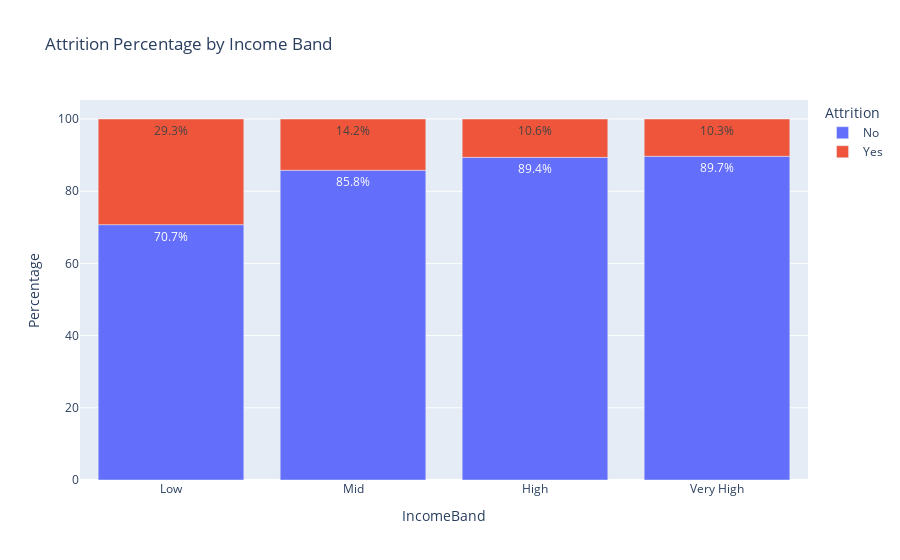

Here is the notebook cell this chart was saved with:
### Code cell
import plotly.express as px


ct = (
    pd.crosstab(df['IncomeBand'], df['Attrition'], normalize='index') * 100
).reset_index()


# Convert to long format for Plotly
ct_melted = ct.melt(
    id_vars='IncomeBand',
    value_vars=['No', 'Yes'],
    var_name='Attrition',
    value_name='Percentage'
)


fig = px.bar(
    ct_melted,
    x='IncomeBand',
    y='Percentage',
    color='Attrition',
    text='Percentage',
    title='Attrition Percentage by Income Band',
)

fig.update_traces(texttemplate='%{text:.1f}%')

fig.show()

### Figure 1 — Plotly figure (JSON) as saved in the notebook; plotly's stock layout.template omitted (floating-point values rounded to 4 significant figures)
{"data": [{"alignmentgroup": "True", "hovertemplate": "Attrition=No<br>IncomeBand=%{x}<br>Percentage=%{text}<extra></extra>", "legendgroup": "No", "marker": {"color": "#636efa", "pattern": {"shape": ""}}, "name": "No", "offsetgroup": "No", "orientation": "v", "showlegend": true, "text": [70.73, 85.79, 89.37, 89.67], "textposition": "auto", "texttemplate": "%{text:.1f}%", "type": "bar", "x": ["Low", "Mid", "High", "Very High"], "xaxis": "x", "y": [70.73, 85.79, 89.37, 89.67], "yaxis": "y"}, {"alignmentgroup": "True", "hovertemplate": "Attrition=Yes<br>IncomeBand=%{x}<br>Percentage=%{text}<extra></extra>", "legendgroup": "Yes", "marker": {"color": "#EF553B", "pattern": {"shape": ""}}, "name": "Yes", "offsetgroup": "Yes", "orientation": "v", "showlegend": true, "text": [29.27, 14.21, 10.63, 10.33], "textposition": "auto", "texttemplate": "%{text:.1f}%", "type": "bar", "x": ["Low", "Mid", "High", "Very High"], "xaxis": "x", "y": [29.27, 14.21, 10.63, 10.33], "yaxis": "y"}], "layout": {"barmode": "relative", "legend": {"title": {"text": "Attrition"}, "tracegroupgap": 0}, "title": {"text": "Attrition Percentage by Income Band"}, "xaxis": {"anchor": "y", "domain": [0, 1], "title": {"text": "IncomeBand"}}, "yaxis": {"anchor": "x", "domain": [0, 1], "title": {"text": "Percentage"}}}}
